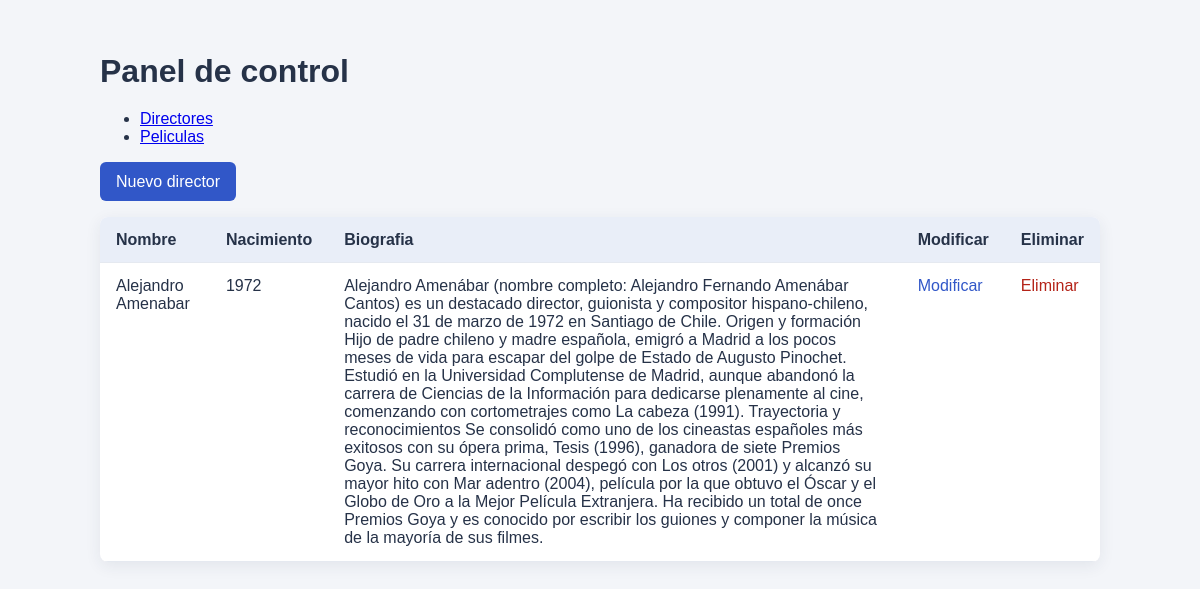
Page /panel/index.php?vista=directores on the committed database.
### tables this page shows
CREATE TABLE `director` (
  `id` int(11) NOT NULL,
  `nombre` varchar(80) NOT NULL,
  `nacimiento` int(11) NOT NULL,
  `biografia` text NOT NULL,
  `creado` timestamp NOT NULL DEFAULT current_timestamp()
);

### datos/config.php (called while the page is built)
<?php
$servidor = "localhost";
$nombreBase = "peliculas_bd";
$usuario = "root";
$password ="";
?>

### clases/directorDao.php (called while the page is built, shortened)
<?php
require_once __DIR__ . "/director.php";
require_once __DIR__ . "/../datos/config.php";
class directorDao{
private PDO $conexion;
public function __construct()
{
    global $servidor, $nombreBase, $usuario, $password;
    $dsn = "mysql:host=$servidor;dbname=$nombreBase;charset=utf8mb4";
    $this->conexion = new PDO($dsn, $usuario, $password);
}
public function getAll():array{
    $sql = "SELECT * FROM director";
    $stmt = $this->conexion->query($sql);
    $directores = [];
    while($fila = $stmt->fetch(PDO::FETCH_ASSOC)){
$directores[] = new Director(
    $fila["nombre"],
    $fila["nacimiento"],
    $fila["biografia"],
    $fila["id"]
);
    }
return $directores;
}
}
?>

### clases/director.php (called while the page is built, shortened)
<?php
class Director{
    private ?int $id;
private string $nombre;
private int $anioNacimiento;
private string $biografia;
public function __construct(string $nombre, int $nacimiento, string $biografia = " " , ?int $id = null)
{
$this->id = $id;
$this-> nombre = $nombre;
$this-> anioNacimiento = $nacimiento;
$this->biografia = $biografia;
}
public function getId(): int{
    return $this->id;
}
public function getNombre(): string{
    return $this->nombre;
}
public function getAnioNacimiento() : int{
    return $this-> anioNacimiento;
}
public function getBiografia(): string{
    return $this->biografia;
}
}
?>

### panel/index.php (the view, shortened to what this page needs)
<?php
$vista =$_GET['vista'] ?? 'peliculas';
if($vista === 'directores'){
require_once __DIR__ . "/../clases/directorDao.php";
$directorDAO = new DirectorDao();
$listaDirectores = $directorDAO->getAll();
}
?><!DOCTYPE html>
<html lang="es">
<head>
    <link rel="stylesheet" href="../css/panel.css">
</head>
<body>
  <main>
    <h1>Panel de control</h1>
    <nav>
      <ul>
      <li><a href="index.php?vista=directores">Directores</a></li>
      <li><a href="index.php?vista=peliculas">Peliculas</a></li>
      </ul>
    </nav>
    <?php  if ($vista  === "directores"):?>
    <a class="nuevo" href="director/formDirector.php">Nuevo director</a>
    <table >
        <thead>
      <tr>
        <th>Nombre</th>
        <th>Nacimiento</th>
        <th>Biografia</th>
        <th>Modificar</th>
        <th>Eliminar</th>
      </tr>
      </thead>
      <tbody>
    <?php foreach($listaDirectores as $director): ?>
        <tr>
            <td><?= $director->getNombre() ?></td>
            <td><?= $director->getAnioNacimiento() ?></td>
            <td><?= $director->getBiografia() ?></td>
            <td><a href="director/formDirector.php?id=<?=  $director->getId() ?>">Modificar</a></td>
            <td><a href="director/eliminarDirector.php?id=<?=  $director->getId() ?>">Eliminar</a></td>
        </tr>
        <?php endforeach; ?>
        </tbody>
    </table>
    <?php endif; ?>
  </main>
</body>
</html>

### css/panel.css (style rules this page uses)
* { box-sizing: border-box; }
body { margin: 0; padding: 2rem; background: #f3f5f9; color: #263248; font-family: Arial, sans-serif; }
main { max-width: 1000px; margin: 0 auto; }
h1 { margin-bottom: 1.25rem; }
.nuevo { display: inline-block; margin-bottom: 1rem; padding: 0.65rem 1rem; border-radius: 6px; background: #3157c8; color: white; text-decoration: none; }
table { width: 100%; border-collapse: collapse; overflow: hidden; border-radius: 8px; background: white; box-shadow: 0 4px 16px #26324814; }
th, td { padding: 0.85rem 1rem; border-bottom: 1px solid #e5e9f0; text-align: left; vertical-align: top; }
th { background: #e9eef8; }
td a { color: #3157c8; text-decoration: none; }
td:last-child a { color: #b42318; }

### rows in the picture
director: nombre "Alejandro Amenabar", nacimiento "1972", biografia "Alejandro Amenábar (nombre completo: Alejandro Fernando Amenábar Cantos) es un destacado director, guionista y compositor hispano-chileno, nacido el 31 de marzo de 1972 en Santiago de Chile. Origen y formación Hijo de padre chileno y madre española, emigró a Madrid a los pocos meses de vida para escapar del golpe de Estado de Augusto Pinochet. Estudió en la Universidad Complutense de Madrid, aunque abandonó la carrera de Ciencias de la Información para dedicarse plenamente al cine, comenzando con cortometrajes como La cabeza (1991). Trayectoria y reconocimientos Se consolidó como uno de los cineastas españoles más exitosos con su ópera prima, Tesis (1996), ganadora de siete Premios Goya. Su…"
